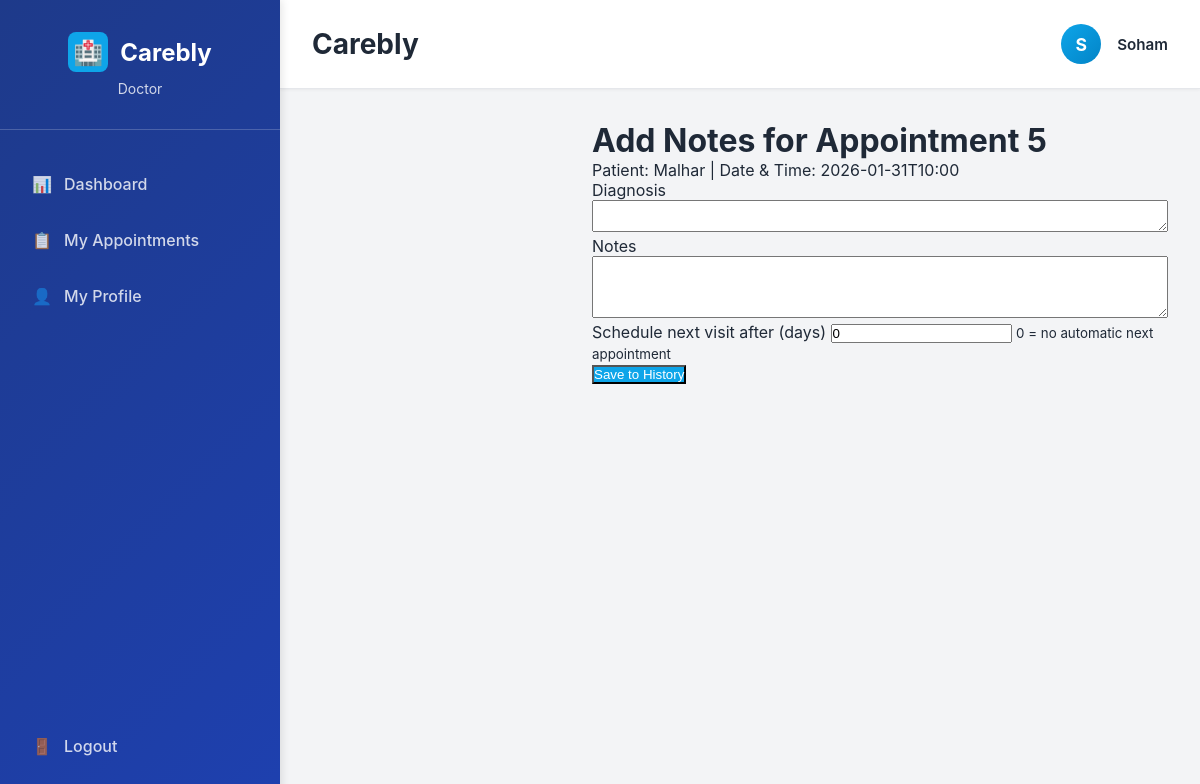
Screenshot of /appointments/5/add_notes (signed in) with the database file from the repository.
### tables this page shows
CREATE TABLE appointments (
    id         INTEGER PRIMARY KEY AUTOINCREMENT,
    doctor_id  INTEGER NOT NULL,
    patient_id INTEGER NOT NULL,
    date_time  TEXT NOT NULL,
    status     TEXT NOT NULL,   -- 'pending','booked','completed','rejected'
    FOREIGN KEY (doctor_id) REFERENCES users(id),
    FOREIGN KEY (patient_id) REFERENCES users(id)
);

CREATE TABLE users (
    id            INTEGER PRIMARY KEY AUTOINCREMENT,
    role          TEXT NOT NULL,              -- 'patient','doctor','admin'
    name          TEXT NOT NULL,
    email         TEXT NOT NULL UNIQUE,
    password      TEXT NOT NULL,
    status        TEXT NOT NULL DEFAULT 'active',
    age           INTEGER,
    gender        TEXT,
    blood_group   TEXT
);

### app.py (the view, shortened to what this page needs)
@app.route("/appointments/<int:appt_id>/add_notes", methods=["GET", "POST"])
def add_notes(appt_id):
    if "user_id" not in session or session["role"] != "doctor":
        return redirect(url_for("login"))
    db = get_db()
    appt = db.execute(
        """
        SELECT a.id, a.patient_id, a.date_time,
               u.name AS patient_name
        FROM appointments a
        JOIN users u ON a.patient_id = u.id
        WHERE a.id = ? AND a.doctor_id = ?
        """,
        (appt_id, session["user_id"]),
    ).fetchone()
    if not appt:
        flash("Appointment not found.", "error")
        return redirect(url_for("doctor_appointments"))
    return render_template("add_notes.html", appt=appt)

### app.py (called while the page is built)
def get_db():
    if "db" not in g:
        g.db = sqlite3.connect(DATABASE)
        g.db.row_factory = sqlite3.Row
    return g.db

### templates/add_notes.html
{% extends "base.html" %}
{% block content %}
<div class="main-content">
  <h1>Add Notes for Appointment {{ appt.id }}</h1>
  <p>Patient: {{ appt.patient_name }} | Date & Time: {{ appt.date_time }}</p>
  <form method="POST">
    <div class="form-group">
      <label>Diagnosis</label>
      <textarea name="diagnosis" rows="2" style="width:100%;" required></textarea>
    </div>
    <div class="form-group">
      <label>Notes</label>
      <textarea name="notes" rows="4" style="width:100%;"></textarea>
    </div>
    <div class="form-group">
      <label>Schedule next visit after (days)</label>
      <input type="number" name="followup_days" min="0" value="0">
      <small>0 = no automatic next appointment</small>
    </div>
    <button class="btn-primary" type="submit">Save to History</button>
  </form>
</div>
{% endblock %}

### templates/base.html (style rules this page uses)
* { margin: 0; padding: 0; box-sizing: border-box; }
:root { --primary-color: #0EA5E9; --primary-dark: #0284C7; --secondary-color: #1E40AF; --success-color: #10B981; --warning-color: #F59E0B; --danger-color: #EF4444; --light-gray: #F3F4F6; --border-gray: #E5E7EB; --text-dark: #1F2937; --text-light: #6B7280; --white: #FFFFFF; --sidebar-bg: #1E3A8A; --sidebar-hover: #1E40AF; }
body { font-family: -apple-system, BlinkMacSystemFont, 'Segoe UI', 'Roboto', 'Oxygen', 'Ubuntu', 'Cantarell', 'Fira Sans', 'Droid Sans', 'Helvetica Neue', sans-serif; background-color: var(--light-gray); color: var(--text-dark); }
.main-content { margin-left: 280px; flex: 1; display: flex; flex-direction: column; }
.btn-primary { background-color: var(--primary-color); color: var(--white); }

### rows the page displays
appointments: id "5", date_time "2026-01-31T10:00"
users: patient_name "Malhar"

### other values shown
{{ session.get('name', 'U')[0].upper() }} "S"
{{ session.get('name', 'User') }} "Soham"
